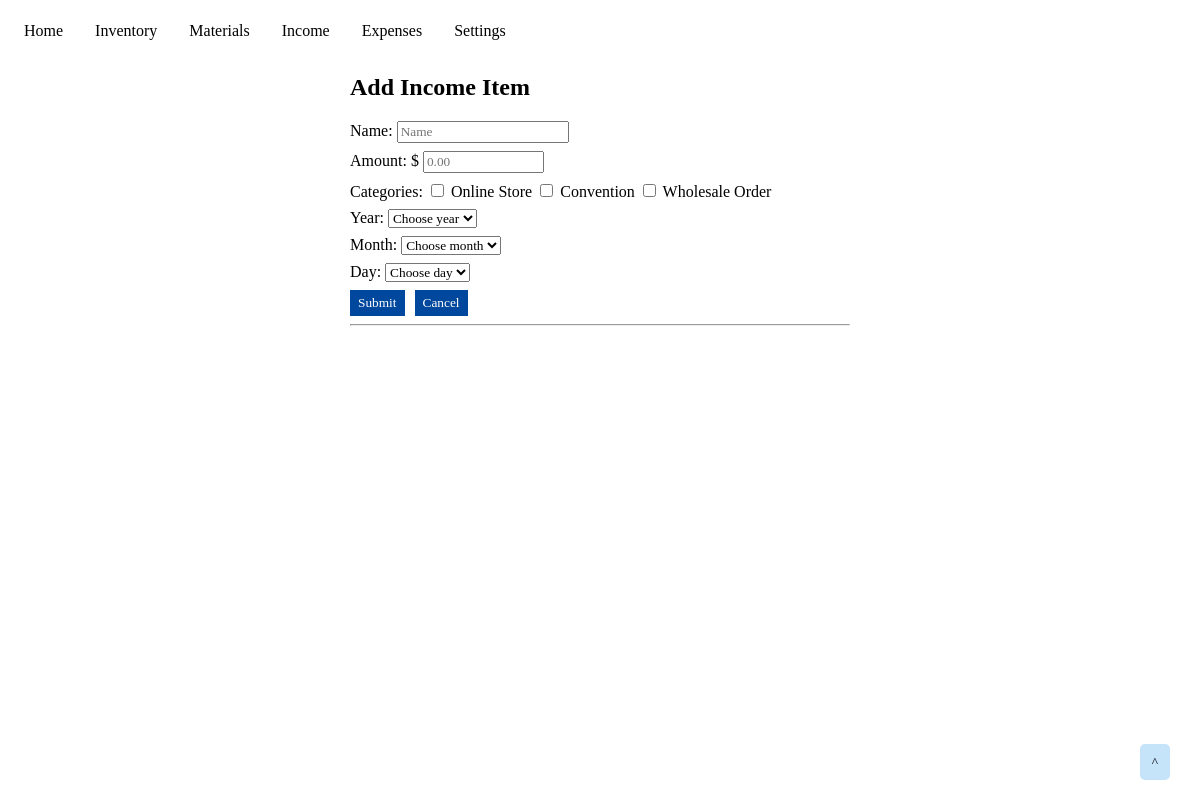
/income/add_new_income, run on the app's committed database.
### tables this page shows
CREATE TABLE income_categories (
    tag_id INTEGER PRIMARY KEY AUTOINCREMENT,
    name TEXT NOT NULL
);

### app.py (the view, shortened to what this page needs)
@app.route('/income/add_new_income', methods=('GET', 'POST'))
def income_add_item():
    income_categories = get_income_categories()
    return render_template('income_add_item.html', income_categories=income_categories)

### app.py (called while the page is built)
def get_db_connection():
    conn = sqlite3.connect('database.db')
    conn.row_factory = sqlite3.Row
    return conn

def get_income_categories():
    conn = get_db_connection()
    cur = conn.cursor()
    income_categories = cur.execute('SELECT * FROM income_categories').fetchall()
    conn.close()
    return income_categories

### templates/income_add_item.html (shortened to what this page needs)
{% extends 'base.html' %}
{% block content %}
<div class="content">
    <h2>{% block title %}Add Income Item{% endblock %}</h2>
    <form method="post">
        <div class="form-group">
            <label for="name">Name:</label>
            <input type="text" name="name"
                   placeholder="Name" class="form-control"
                   value="{{ request.form['name'] }}"></input>
        </div>
        <div class="form-group">
            <label for="amount">Amount: $</label>
            <input type="number" step=".01" min="0.00" max="99999999.99" name="amount"
                   placeholder="0.00" class="form-control"
                   value="{{ request.form['amount'] }}"></input>
        </div>
        <div class="form-group">
            Categories:
            {% for category in income_categories %}
                <input type="checkbox" name="category-id" value="{{ category['tag_id'] }}">
                <label for="checkbox">{{ category['name'] }}</label>
            {% endfor %}
        </div>
        <div class="form-group">
            <label for="year">Year: </label>
            <select name="income-year" id="income-year" onchange="months()" required>
                <option selected disabled>Choose year</option>
            </select>
        </div>
        <div class="form-group">
            <label for="month">Month: </label>
            <select name="income-month" id="income-month" onchange="days()" required>
                <option selected disabled>Choose month</option>
            </select>
        </div>
        <div class="form-group">
            <label for="day">Day: </label>
            <select name="income-day" id="income-day" required>
                <option selected disabled>Choose day</option>
            </select>
        </div>
        <div class="submit-button">
            <button type="submit" class="form-button">Submit</button>
        </div>
    </form>
    <div class="cancel-button">
        <a href="{{url_for('income')}}"><button class="form-button">Cancel</button></a>
    </div>
    <hr>
</div>
{% endblock %}

### static/css/home-style.css (style rules this page uses)
* { font-family: "Tahoma"; box-sizing: border-box; }

### static/css/inventory-style.css (style rules this page uses)
.content { max-width: 500px; margin: auto; }
.submit-button { float: left; }
.form-group { margin: 8px 0px; }
.form-button { padding: 5px 8px; margin-right: 10px; color: white; background-color: #00479E; border: none; }

### data on the page
income_categories: name "Online Store"
income_categories: name "Convention"
income_categories: name "Wholesale Order"
